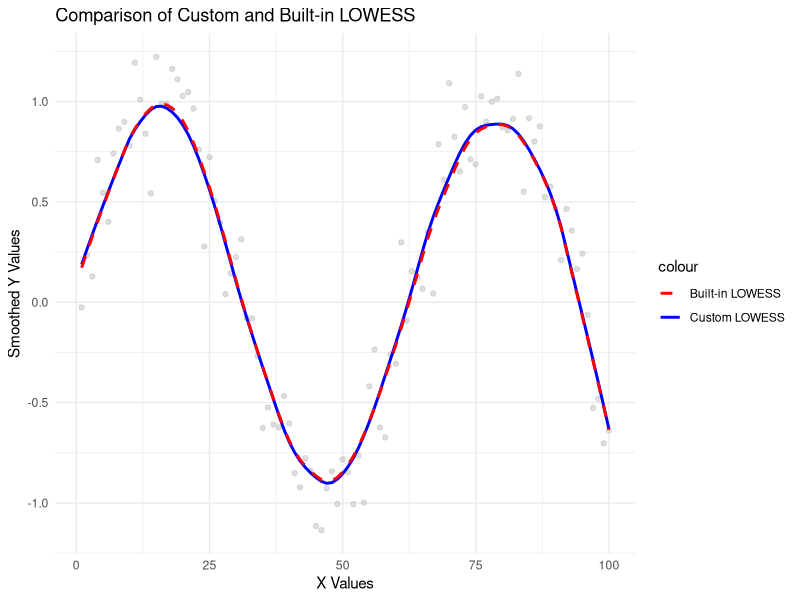

Write R code to recreate this figure.
## ---- chunk 1
#| echo: true

# setup
library(ggplot2)
set.seed(1)
x <- 1:100
e = rnorm(100,mean=0, sd = 0.2)
y <- sin(x/10) + e


custom_lowess = function(x, y, f){
  num_samples = ceiling(f * length(x))  # Value of k

  smoothed_values = numeric(length(x))  # Ensuring i can access the smoothed values outside of the loop
  
  for (i in 1:length(x)) {
    distances = abs(x - x[i])  # from the vector x subtract specifically the value at point i from every point and take the absolute value
    
    closest_indices = order(distances)[1:num_samples]  # This returns the indexes of the nearest neighbors
    
    # This next step ensures that the matrices are all conformable
    
    neighbors_x = x[closest_indices]  # Select x values of nearest neighbors
    neighbors_y = y[closest_indices]  # Select y values of nearest neighbors
    
    max_dist = max(distances[closest_indices])  
    
    # Using the formula Jake gave calculate the distances before converting it into a diagonal matrix
    w = ifelse(distances[closest_indices] > max_dist, 0, 
               (1 - (abs(distances[closest_indices]) / max_dist)^3)^3)
    
    w_diag = diag(w) 
    
    x_df = cbind(1, neighbors_x)  # converting the x matrix into a design matrix
    y_df = matrix(neighbors_y, ncol = 1)
    
    # Actual beta hat calculation
    beta_hat <- solve(t(x_df) %*% w_diag %*% x_df) %*% t(x_df) %*% w_diag %*% y_df
    
    # Predict smoothed value at x[i]
    smoothed_values[i] = beta_hat[1] + beta_hat[2] * x[i]  
  }
  
  return(smoothed_values)
}

# Create a data frame with original points and smoothed values
df <- data.frame(
  x = x,
  y = y,
  my_lowess = custom_lowess(x, y, 0.2),
  built_in_lowess = lowess(x, y, f = 0.2)$y  # Extract the smoothed y values
)

# Plot using ggplot
ggplot(df, aes(x = x)) +
  geom_point(aes(y = y), color = "gray", alpha = 0.5) +  # Original data points
  geom_line(aes(y = my_lowess, color = "Custom LOWESS"), linewidth = 1) +
  geom_line(aes(y = built_in_lowess, color = "Built-in LOWESS"), linewidth = 1, linetype = "dashed") +
  labs(
    title = "Comparison of Custom and Built-in LOWESS",
    x = "X Values",
    y = "Smoothed Y Values",
  ) +
  scale_color_manual(values = c("Custom LOWESS" = "blue", "Built-in LOWESS" = "red")) +
  theme_minimal()
